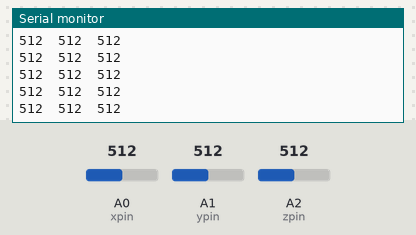
The sketch below on a simulated Arduino Uno, built with avr-gcc and run on an emulated ATmega328P. On the bench: the last lines printed to the serial monitor. The inputs (shaded band) are chosen by the test bench; at power-on: A2 (zpin) = 512, A0 (xpin) = 512, A1 (ypin) = 512.

Above: at 8.7 s.
8.8 s: A2 (zpin) set to 989
At 8.88 s:
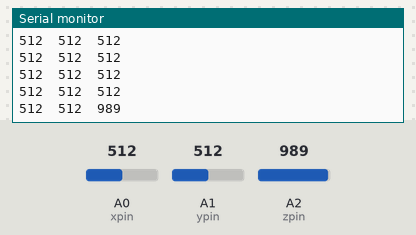
11.8 s: A2 (zpin) set to 1006
At 11.8 s:
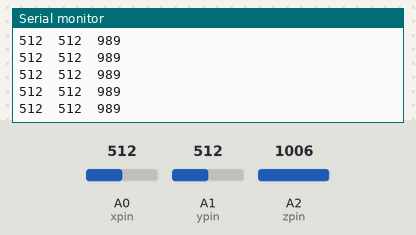
Timing chart, 0 to 14.3 s (numbered marks = the images above; inputs shaded):
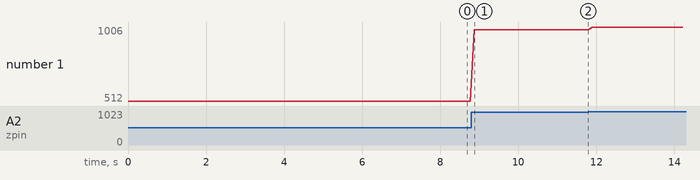

The sketch:

PLab_accelerometer_print_raw.ino
```cpp
// these constants describe the pins. They won't change:
const int xpin = A0;                  // x-axis of the accelerometer
const int ypin = A1;                  // y-axis
const int zpin = A2;                  // z-axis (only on 3-axis models)

void setup()
{
  // initialize the serial communications:
  Serial.begin(9600);
}

void loop()
{
  // print the sensor values:
  Serial.print(analogRead(xpin));
  // print a tab between values:
  Serial.print("\t");
  Serial.print(analogRead(ypin));
  // print a tab between values:
  Serial.print("\t");
  Serial.print(analogRead(zpin));
  Serial.println();
  // delay before next reading:
  delay(100);
}
```

Measured:
- after the input at 8.8 s, the serial monitor: prints a new line after 0.07 s (image 1)
- plotted number 1: 512 → 989 after the input at 8.8 s, 989 → 1006 after the input at 11.8 s
